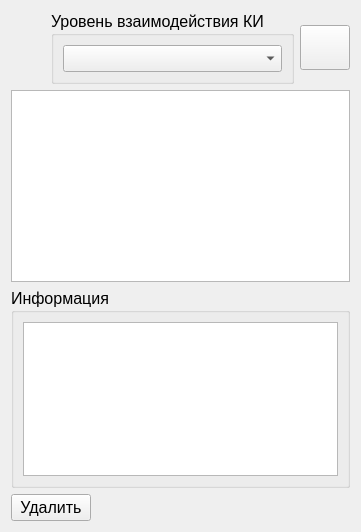
     <widget class="QWidget" name="tab_2">
      <attribute name="title">
       <string>База данных КИ</string>
      </attribute>
      <layout class="QHBoxLayout" name="horizontalLayout_10">
       <item>
        <layout class="QVBoxLayout" name="verticalLayout_7">
         <item>
          <layout class="QHBoxLayout" name="horizontalLayout_3">
           <item>
            <spacer name="horizontalSpacer_3">
             <property name="orientation">
              <enum>Qt::Horizontal</enum>
             </property>
             <property name="sizeHint" stdset="0">
              <size>
               <width>40</width>
               <height>20</height>
              </size>
             </property>
            </spacer>
           </item>
           <item>
            <widget class="QGroupBox" name="lvlCIGroupBox">
             <property name="font">
              <font>
               <pointsize>12</pointsize>
              </font>
             </property>
             <property name="title">
              <string>Уровень взаимодействия КИ</string>
             </property>
             <layout class="QHBoxLayout" name="horizontalLayout_4">
              <item>
               <widget class="QComboBox" name="nameLVLDBCIComboBox"/>
              </item>
             </layout>
            </widget>
           </item>
           <item>
            <layout class="QVBoxLayout" name="verticalLayout_20">
             <item>
              <widget class="QPushButton" name="updateTableCIDBButton">
               <property name="minimumSize">
                <size>
                 <width>50</width>
                 <height>45</height>
                </size>
               </property>
               <property name="maximumSize">
                <size>
                 <width>50</width>
                 <height>45</height>
                </size>
               </property>
               <property name="font">
                <font>
                 <pointsize>12</pointsize>
                </font>
               </property>
               <property name="text">
                <string/>
               </property>
               <property name="iconSize">
                <size>
                 <width>42</width>
                 <height>37</height>
                </size>
               </property>
              </widget>
             </item>
            </layout>
           </item>
          </layout>
         </item>
         <item>
          <widget class="QTableWidget" name="dataBaseCITableWidget">
           <property name="selectionMode">
            <enum>QAbstractItemView::SingleSelection</enum>
           </property>
           <property name="selectionBehavior">
            <enum>QAbstractItemView::SelectRows</enum>
           </property>
          </widget>
         </item>
         <item>
          <widget class="QGroupBox" name="groupBox_19">
           <property name="maximumSize">
            <size>
             <width>16777215</width>
             <height>200</height>
            </size>
           </property>
           <property name="font">
            <font>
             <pointsize>12</pointsize>
            </font>
           </property>
           <property name="title">
            <string>Информация</string>
           </property>
           <layout class="QHBoxLayout" name="horizontalLayout_16">
            <item>
             <widget class="QTextBrowser" name="infoCIDBTextBrowser"/>
            </item>
           </layout>
          </widget>
         </item>
         <item>
          <layout class="QHBoxLayout" name="horizontalLayout_5">
           <item>
            <widget class="QPushButton" name="delDBCIButton">
             <property name="font">
              <font>
               <pointsize>12</pointsize>
              </font>
             </property>
             <property name="text">
              <string>Удалить</string>
             </property>
            </widget>
           </item>
           <item>
            <spacer name="horizontalSpacer_4">
             <property name="orientation">
              <enum>Qt::Horizontal</enum>
             </property>
             <property name="sizeHint" stdset="0">
              <size>
               <width>40</width>
               <height>20</height>
              </size>
             </property>
            </spacer>
           </item>
          </layout>
         </item>
        </layout>
       </item>
      </layout>
     </widget>
